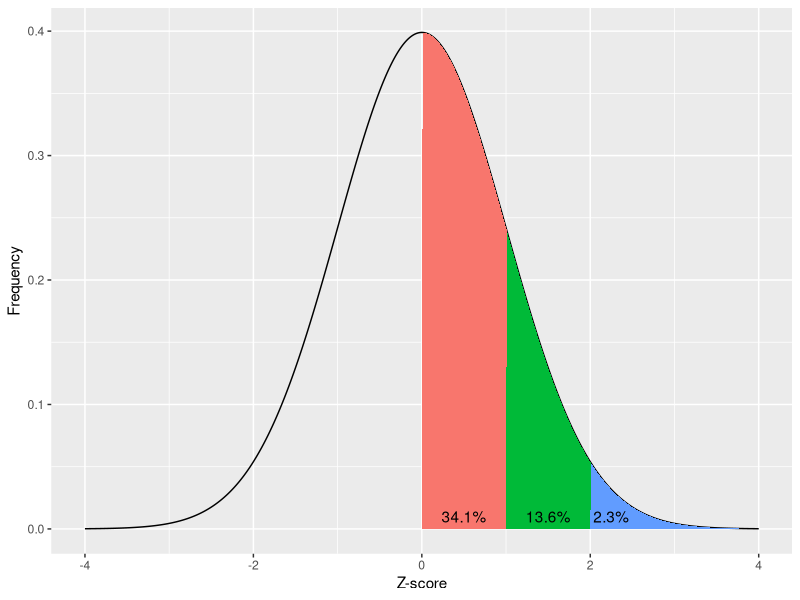
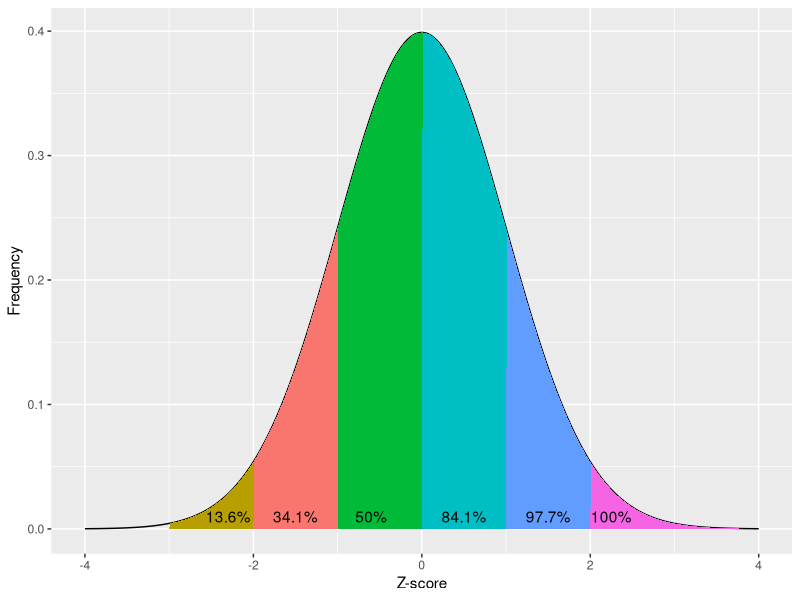
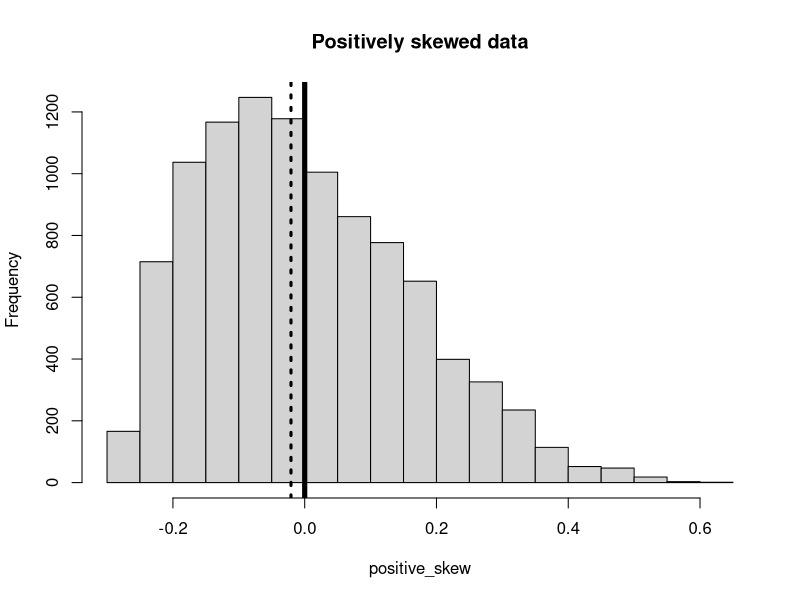
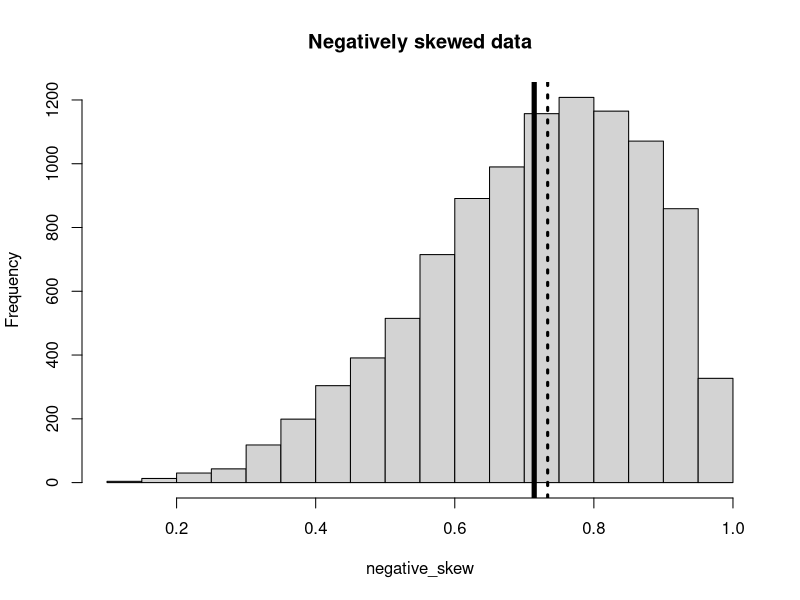
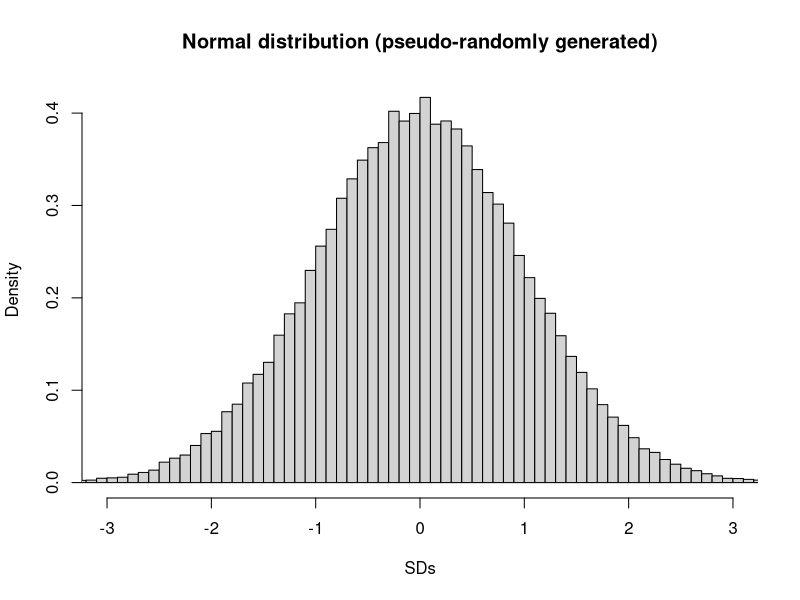
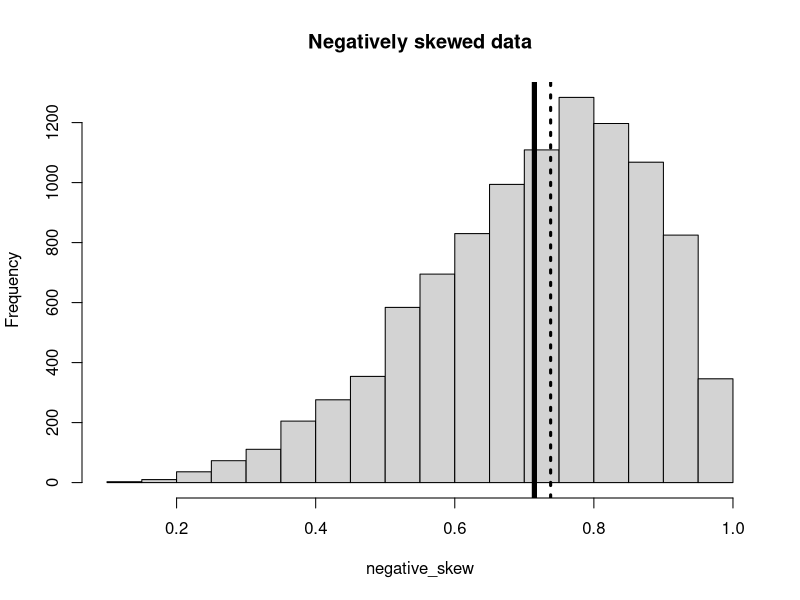
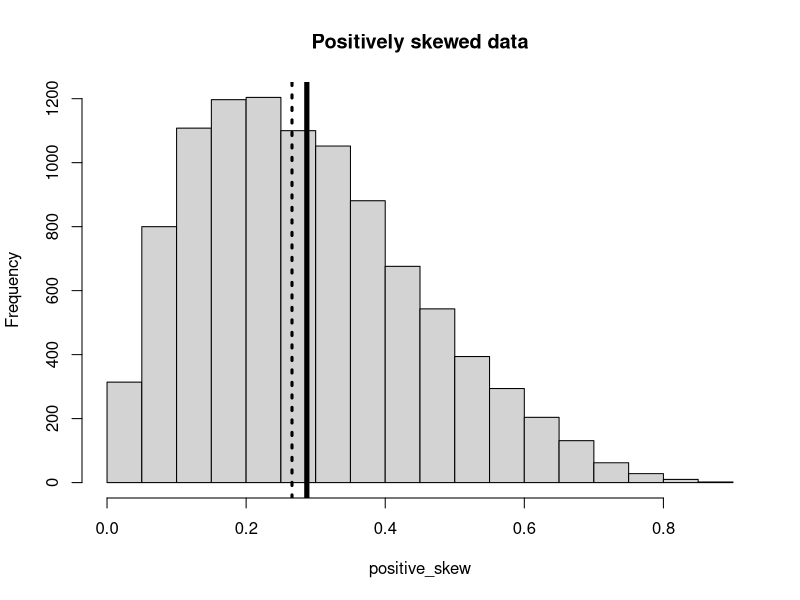

Reproduce these figures in R, in order.
## ---- chunk 1
library(ggplot2)
# https://stackoverflow.com/a/12429538
norm_x<-seq(-4,4,0.01)

norm_data_frame<-data.frame(x=norm_x,y=dnorm(norm_x,0,1))



shade_50 <- rbind(
  c(0,0), 
  subset(norm_data_frame, x > 0), 
  c(norm_data_frame[nrow(norm_data_frame), "X"], 0))

shade_84.1 <- rbind(
  c(1,0), 
  subset(norm_data_frame, x > 1), 
  c(norm_data_frame[nrow(norm_data_frame), "X"], 0))


shade_97.7 <- rbind(
  c(2,0), 
  subset(norm_data_frame, x > 2), 
  c(norm_data_frame[nrow(norm_data_frame), "X"], 0))


p<-qplot(
  x=norm_data_frame$x,
  y=norm_data_frame$y,
  geom="line"
)

 p +
   geom_polygon(
     data = shade_50,
     aes(
       x,
       y,
       fill="50"
      )
    ) +
   geom_polygon(
     data = shade_84.1,
     aes(
       x,
       y,
       fill="84.1"
      )
    ) +
   geom_polygon(
     data = shade_97.7, 
     aes(
       x, 
       y,
       fill="97.7"
      )
    ) +
   xlim(c(-4,4)) +
   
   annotate("text", x=0.5, y=0.01, label= "34.1%") + 
   annotate("text", x=1.5, y=0.01, label= "13.6%") + 
   annotate("text", x=2.25, y=0.01, label= "2.3%") +
   xlab("Z-score") +
   ylab("Frequency") +
   theme(legend.position="none")
## ---- chunk 2
library(ggplot2)
# https://stackoverflow.com/a/12429538
norm_x<-seq(-4,4,0.01)

norm_data_frame<-data.frame(x=norm_x,y=dnorm(norm_x,0,1))


shade_2.3 <- rbind(
  c(-3,0), 
  subset(norm_data_frame, x > -3), 
  c(norm_data_frame[nrow(norm_data_frame), "X"], 0))

shade_13.6 <- rbind(
  c(-2,0), 
  subset(norm_data_frame, x > -2), 
  c(norm_data_frame[nrow(norm_data_frame), "X"], 0))

shade_34.1 <- rbind(
  c(-1,0), 
  subset(norm_data_frame, x > -1), 
  c(norm_data_frame[nrow(norm_data_frame), "X"], 0))

shade_50 <- rbind(
  c(0,0), 
  subset(norm_data_frame, x > 0), 
  c(norm_data_frame[nrow(norm_data_frame), "X"], 0))

shade_84.1 <- rbind(
  c(1,0), 
  subset(norm_data_frame, x > 1), 
  c(norm_data_frame[nrow(norm_data_frame), "X"], 0))


shade_97.7 <- rbind(
  c(2,0), 
  subset(norm_data_frame, x > 2), 
  c(norm_data_frame[nrow(norm_data_frame), "X"], 0))


p<-qplot(
  x=norm_data_frame$x,
  y=norm_data_frame$y,
  geom="line"
)

 p +
   geom_polygon(
     data = shade_2.3,
     aes(
       x,
       y,
       fill="2.3"
      )
    ) +
   geom_polygon(
     data = shade_13.6,
     aes(
       x,
       y,
       fill="13.6"
      )
    ) +
   geom_polygon(
     data = shade_34.1,
     aes(
       x,
       y,
       fill="34.1"
      )
    ) +
   geom_polygon(
     data = shade_50,
     aes(
       x,
       y,
       fill="50"
      )
    ) +
   geom_polygon(
     data = shade_84.1,
     aes(
       x,
       y,
       fill="84.1"
      )
    ) +
   geom_polygon(
     data = shade_97.7, 
     aes(
       x, 
       y,
       fill="97.7"
      )
    ) +
   xlim(c(-4,4)) +
   
   annotate("text", x=-2.3, y=0.01, label= "13.6%") + 
   annotate("text", x=-1.5, y=0.01, label= "34.1%") + 
   annotate("text", x=-0.6, y=0.01, label= "50%") + 
   annotate("text", x=0.5, y=0.01, label= "84.1%") + 
   annotate("text", x=1.5, y=0.01, label= "97.7%") + 
   annotate("text", x=2.25, y=0.01, label= "100%") +
   xlab("Z-score") +
   ylab("Frequency") +
   theme(legend.position="none")
## ---- chunk 3
# generate a positively skewed distribution between 0 and 1
positive_skew = rbeta(10000,2,5)
positive_skew = positive_skew - mean(positive_skew)
hist(positive_skew, main="Positively skewed data")
abline(
  v=mean(positive_skew),  # where the line for the mean will be 
  lwd=5
)
abline(
  v=median(positive_skew), # where the line for the median will be
  lwd=3,
  lty=3
)
## ---- chunk 4
negative_skew = rbeta(10000,5,2)
hist(negative_skew, main = "Negatively skewed data")
abline(
  v=mean(negative_skew),  # where the line for the mean will be 
  lwd=5
)
abline(
  v=median(negative_skew), 
  lwd=3,
  lty=3
)
## ---- chunk 5
# generating random data to fit a normal distribution.
norm_data <-rnorm(
  100000,               # the number of samples
  mean=0,               # the mean (which in this case should be almost identical to the median)
  sd=1                  # the standard deviation
)
hist(
  norm_data,
  breaks = 100,           # the number of bins (the more bins there are, the thinner each bin is)
  xlim   = c(-3,3),       # the range of the x-axis
  freq   = FALSE,         # changes the y-axis from reporting the absolute frequency to reporting the relative density
  xlab   = "SDs", 
  main   = "Normal distribution (pseudo-randomly generated)"
)
## ---- chunk 6
# Skewed to the right
negative_skew = rbeta(10000,5,2)
hist(negative_skew, main = "Negatively skewed data")
abline(
  v=mean(negative_skew),  # where the line for the mean will be 
  lwd=5
)
abline(
  v=median(negative_skew), 
  lwd=3,
  lty=3
)
## ---- chunk 7

# Skewed to the left
positive_skew = rbeta(10000,2,5)
hist(positive_skew, main="Positively skewed data")
abline(
  v=mean(positive_skew),  # where the line for the mean will be 
  lwd=5
)
abline(
  v=median(positive_skew), # where the line for the median will be
  lwd=3,
  lty=3
)
## ---- chunk 8
# applying this to the positive skew data above
positive_skew_n = length(positive_skew)
positive_skewness = sum(((positive_skew - mean(positive_skew))/sd(positive_skew))^3) * (
  positive_skew_n / ((positive_skew_n-1) * (positive_skew_n - 2))
)
# to show the output:
positive_skewness
## ---- chunk 9

# Skewness and kurtosis and their standard errors as implement by SPSS
#
# Reference: pp 451-452 of
# http://support.spss.com/ProductsExt/SPSS/Documentation/Manuals/16.0/SPSS 16.0 Algorithms.pdf
# 
# See also: Suggestion for Using Powerful and Informative Tests of Normality,
# Ralph B. D'Agostino, Albert Belanger, Ralph B. D'Agostino, Jr.,
# The American Statistician, Vol. 44, No. 4 (Nov., 1990), pp. 316-321

spssSkewKurtosis=function(x) {
  w=length(x)
  m1=mean(x)
  m2=sum((x-m1)^2)
  m3=sum((x-m1)^3)
  m4=sum((x-m1)^4)
  s1=sd(x)
  skew=w*m3/(w-1)/(w-2)/s1^3
  sdskew=sqrt( 6*w*(w-1) / ((w-2)*(w+1)*(w+3)) )
  kurtosis=(w*(w+1)*m4 - 3*m2^2*(w-1)) / ((w-1)*(w-2)*(w-3)*s1^4)
  sdkurtosis=sqrt( 4*(w^2-1) * sdskew^2 / ((w-3)*(w+5)) )
  mat=matrix(c(skew,kurtosis, sdskew,sdkurtosis), 2,
        dimnames=list(c("skew","kurtosis"), c("estimate","se")))
  return(mat)
}
spssSkewKurtosis(positive_skew)

## ---- chunk 10
# 
# sqrt((6*positive_skew_n*(positive_skew_n-1))/((positive_skew_n-2)*(positive_skew_n+1)*(positive_skew_n+3)))
# 
# 
# 
# 
# positive_skew_n = length(positive_skew)
# 
# 
# gini_n = length(gini_clean)
# 
# gini_skewness = sum(((gini_clean - mean(gini_clean))/sd(gini_clean))^3) * (
#   gini_n / ((gini_n-1) * (gini_n - 2))
# )
# 
# pos_skew_ses = sqrt((6*positive_skew_n*(positive_skew_n-1))/((positive_skew_n-2)*(positive_skew_n+1)*(positive_skew_n+3)))
# 
# spssSkewKurtosis=function(x) {
#   w=length(x)
#   m1=mean(x)
#   m2=sum((x-m1)^2)
#   m3=sum((x-m1)^3)
#   m4=sum((x-m1)^4)
#   s1=sd(x)
#   skew=w*m3/(w-1)/(w-2)/s1^3
#   sdskew=sqrt( 6*w*(w-1) / ((w-2)*(w+1)*(w+3)) )
#   kurtosis=(w*(w+1)*m4 - 3*m2^2*(w-1)) / ((w-1)*(w-2)*(w-3)*s1^4)
#   sdkurtosis=sqrt( 4*(w^2-1) * sdskew^2 / ((w-3)*(w+5)) )
#   mat=matrix(c(skew,kurtosis, sdskew,sdkurtosis), 2,
#         dimnames=list(c("skew","kurtosis"), c("estimate","se")))
#   return(mat)
# }
# 
# skewness(ineq_data$Gini)
# kurtosis(ineq_data$Gini)
# skewness(gini_clean)
# describe(gini_clean)
# gini_n = length(gini_clean)
# sum((gini_clean - mean(gini_clean))^3)/
#   (gini_n-1) * (gini_n-2) * sd(gini_clean)^3)
# #sum(((gini_clean - mean(gini_clean))/sd(gini_clean))^3) * (1/length(gini_clean)
